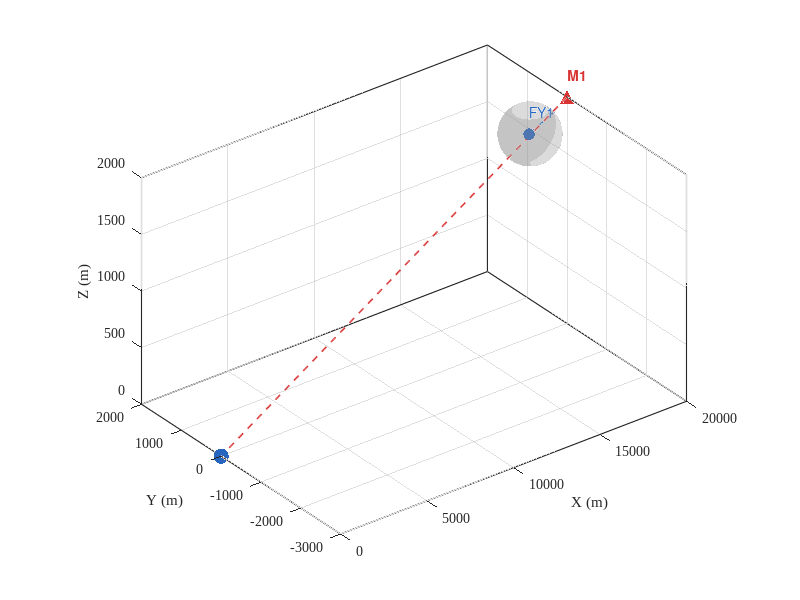

MATLAB code for this plot:
%% q2_3d.m  问题2 三维策略态势图（风格同 background_scene_overview.png）
%  配色：导弹=红，无人机/假目标/真目标=蓝；轨迹线均用虚线；
%  缩放比例 daspect([6 2 1])，视角 view([-38 26])，Times New Roman。
clear; clc; close all;
cd(fileparts(mfilename('fullpath')));

%% ================== 1. 场景常量 ==================
M0 = [20000; 0; 2000];       % M1 初始位置
U0 = [17800; 0; 1800];       % FY1 初始位置
fake   = [0; 0; 0];          % 假目标（原点）
true_c = [0; 200; 0];        % 真目标下底面圆心
Rc = 7;  Hc = 10;            % 真目标圆柱半径、高
v_m = 300;                   % 导弹速度

% 配色（与 background_scene_overview 一致）
c_m    = [0.85 0.20 0.20];   % 导弹：红
c_u    = [0.15 0.40 0.75];   % 无人机：蓝
c_fake = [0.15 0.40 0.75];   % 假目标：蓝
c_true = [0.15 0.40 0.75];   % 真目标：蓝
c_drop = [0.30 0.65 0.30];   % 投放点：绿
c_det  = [0.15 0.15 0.15];   % 起爆点：黑
c_cloud= [0.60 0.60 0.60];   % 云团下沉：灰
fs = 10;                     % 字号

%% ================== 2. 问题2 最优策略 ==================
theta = 8.15;  v = 86.4;  t_l = 0.001;  tau = 0.976;  t_d = 0.977;
u_h = [cosd(theta); sind(theta); 0];
P_l = [17800.09; 0.01; 1800.00];     % 投放点
P_d = [17883.56; 11.96; 1795.33];    % 起爆点

% 导弹轨迹（直指假目标）
u_m   = -M0 / norm(M0);
T_end = norm(M0) / v_m;

%% ================== 3. 绘图 ==================
figure('Color','w','Position',[60 60 720 500]);
hold on; grid on; view([-38, 26]);
daspect([6 2 1]);
xlabel('X (m)'); ylabel('Y (m)'); zlabel('Z (m)');

% 导弹轨迹（红虚线）
mt = linspace(0, T_end, 300);
Mtraj = M0' + v_m * mt' * u_m';
plot3(Mtraj(:,1), Mtraj(:,2), Mtraj(:,3), '--', 'Color', c_m, 'LineWidth', 1.2);
scatter3(M0(1), M0(2), M0(3), 95, c_m, '^', 'filled');
text(M0(1), M0(2), M0(3)+200, 'M1', 'Color', c_m, 'FontSize', fs, 'FontWeight','bold');

% 无人机轨迹（蓝虚线，固定角度/速度持续前飞）
ut = linspace(0, 200, 100);
UAVtraj = U0' + v * ut' * u_h';
plot3(UAVtraj(:,1), UAVtraj(:,2), UAVtraj(:,3), '--', 'Color', c_u, 'LineWidth', 1.2);
scatter3(U0(1), U0(2), U0(3), 70, c_u, 'o', 'filled');
text(U0(1), U0(2), U0(3)+200, 'FY1', 'Color', c_u, 'FontSize', fs);

% 起爆点：示意烟幕球（实际半径 10 m，此处示意放大为 250 m）
% daspect([6 2 1]) 会将 X 拉伸 6 倍、Y 拉伸 2 倍，
% 数据坐标乘以 [6 2 1] 可补偿为视觉正球
[Xs, Ys, Zs] = sphere(30);
surf(P_d(1) + 250*6*Xs, P_d(2) + 250*2*Ys, P_d(3) + 250*Zs, ...
     'FaceColor', c_cloud, 'FaceAlpha', 0.35, 'EdgeColor', 'none');

% 云团下沉轨迹（灰虚线）
cdt = linspace(t_d, min(t_d+20, T_end), 80);
Ctraj = P_d - [0;0;3]*(cdt - t_d);
plot3(Ctraj(1,:), Ctraj(2,:), Ctraj(3,:), '--', 'Color', c_cloud, 'LineWidth', 1.2);

% 假目标（蓝圆点）
scatter3(0, 0, 0, 120, c_fake, 'o', 'filled');
text(3000, 0, -220, '假目标', 'Color', c_fake, 'FontSize', fs, 'HorizontalAlignment','center');

% 真目标圆柱（蓝半透明）
theta_c = linspace(0, 2*pi, 80);
x_cyl = true_c(1) + Rc*cos(theta_c);
y_cyl = true_c(2) + Rc*sin(theta_c);
z_bot = true_c(3);  z_top = true_c(3) + Hc;
Xc = repmat(x_cyl, 2, 1);
Yc = repmat(y_cyl, 2, 1);
Zc = [z_bot*ones(size(x_cyl)); z_top*ones(size(x_cyl))];
surf(Xc, Yc, Zc, 'FaceColor', c_true, 'FaceAlpha', 0.45, 'EdgeColor', 'none');
fill3(x_cyl, y_cyl, z_top*ones(size(x_cyl)), c_true, 'FaceAlpha', 0.45, 'EdgeColor','none');
fill3(x_cyl, y_cyl, z_bot*ones(size(x_cyl)), c_true, 'FaceAlpha', 0.45, 'EdgeColor','none');


% 坐标轴刻度（消去科学计数）
set(gca, 'FontName', 'Times New Roman', 'FontSize', fs, 'LineWidth', 0.8, ...
    'XLim', [0 20000], 'YLim', [-3000 2000], 'ZLim', [0 2000], ...
    'XTick', 0:5000:20000, 'XTickLabel', {'0','5000','10000','15000','20000'}, ...
    'YTick', -3000:1000:2000, 'YTickLabel', {'-3000','-2000','-1000','0','1000','2000'}, ...
    'ZTick', 0:500:2000, 'ZTickLabel', {'0','500','1000','1500','2000'});
box on;

print(gcf, 'q2_3d', '-dpng', '-r300');
fprintf('已输出：q2_3d.png\n');
